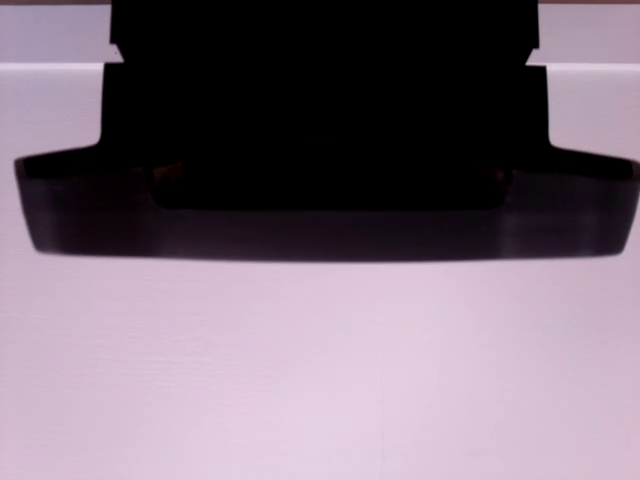
#> input picture frame 49 of vids_distance/15.mp4, 640 x 480 px
$ python vid2images.py
#> lines starting #> are read from the running program, lines starting #| are printed output that depends on the picture; pictures that were not available may be replaced by others from this repository, and a replacement may not be noted
import os
import random
import numpy as np
from imutils import paths
from cv2 import cv2
# Remove files in folders before inserting new ones
remove_only = False  # only remove, do not add new

# !-- SETUP---!
angle = False
classify = True
distance = False

augment_cropp = False  # crop for angle
num_samples_per_class = 1
num_augment = 1
# !-- SETUP END---!


def distance_setup():
    folders = [r"dataset_distance\15\\", r"dataset_distance\30\\", r"dataset_distance\45\\",
               r"dataset_distance\60\\", r"dataset_distance\75\\", r"dataset_distance\90\\",
               r"dataset_distance\105\\", r"dataset_distance\120\\", r"dataset_distance\135\\", r"dataset_distance\150\\"]
    for folder in folders:
        filelist = [f for f in os.listdir(folder) if f.endswith(".png")]
        for f in filelist:
            os.remove(os.path.join(folder, f))

    classes = [[r'vids_distance\15.mp4'],
               [r'vids_distance\30.mp4'],
               [r'vids_distance\45.mp4'],
               [r'vids_distance\60.mp4'],
               [r'vids_distance\75.mp4'],
               [r'vids_distance\90.mp4'],
               [r'vids_distance\105.mp4'],
               [r'vids_distance\120.mp4'],
               [r'vids_distance\135.mp4'],
               [r'vids_distance\150.mp4']]
    return classes, folders


def angle_setup():
    folders = [r"dataset_angle\0\\",
               r"dataset_angle\m11.25\\", r"dataset_angle\m22.5\\", r"dataset_angle\m33.75\\",r"dataset_angle\m45\\",
               r"dataset_angle\p11.25\\", r"dataset_angle\p22.5\\", r"dataset_angle\p33.75\\",r"dataset_angle\p45\\", ]
    for folder in folders:
        filelist = [f for f in os.listdir(folder) if f.endswith(".png")]
        for f in filelist:
            os.remove(os.path.join(folder, f))

    classes = [[r'vids_angle\0.mp4'],
               [r'vids_angle\m11.25.mp4'],
               [r'vids_angle\m22.5.mp4'],
               [r'vids_angle\m33.75.mp4'],
               [r'vids_angle\m45.mp4'],
               [r'vids_angle\p11.25.mp4'],
               [r'vids_angle\p22.5.mp4'],
               [r'vids_angle\p33.75.mp4'],
               [r'vids_angle\p45.mp4']]
    return classes, folders


def classify_setup():
    folders = [r'dataset_classify\station\\', r'dataset_classify\nostation\\']
    for folder in folders:
        filelist = [f for f in os.listdir(folder) if f.endswith(".png")]
        for f in filelist:
            os.remove(os.path.join(folder, f))

    classes = [[r'vids_distance\15.mp4', r'vids_distance\30.mp4', r'vids_distance\45.mp4', r'vids_distance\60.mp4', r'vids_distance\75.mp4', r'vids_distance\90.mp4',
               r'vids_distance\105.mp4',r'vids_distance\120.mp4',r'vids_distance\135.mp4', r'vids_distance\150.mp4',r'vids_angle\0.mp4',r'vids_angle\m11.25.mp4',
               r'vids_angle\m22.5.mp4',r'vids_angle\m33.75.mp4',r'vids_angle\p11.25.mp4', r'vids_angle\p22.5.mp4',r'vids_angle\p33.75.mp4'],
               [r'vid_classify_station\nostation_random.mp4',r'vid_classify_station\nostation_wall.mp4',r'vid_classify_station\nostationLeft.mp4',r'vid_classify_station\nostationRight.mp4']]
    return classes, folders


if angle:
    classes, folders= angle_setup()
elif classify:
    classes, folders= classify_setup()
else:
    classes, folders= distance_setup()
num_images_in_each= []
if not remove_only:
    for i, class_vids in enumerate(classes):
        vid= class_vids[0]
        vidcap= cv2.VideoCapture(vid)
        ret, image= vidcap.read()
#> image is the input picture: shape (480, 640, 3); mean B, G, R 120.3, 108.3, 122.3
        image = cv2.flip(image, 0)
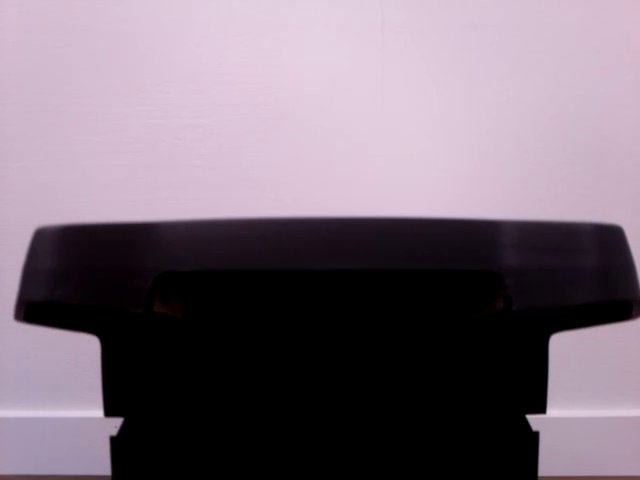
#> image: shape (480, 640, 3); mean B, G, R 120.3, 108.3, 122.3
        count= 0
        directory= folders[i]
        vid_index= 0
        while ret:
            ret, image= vidcap.read()
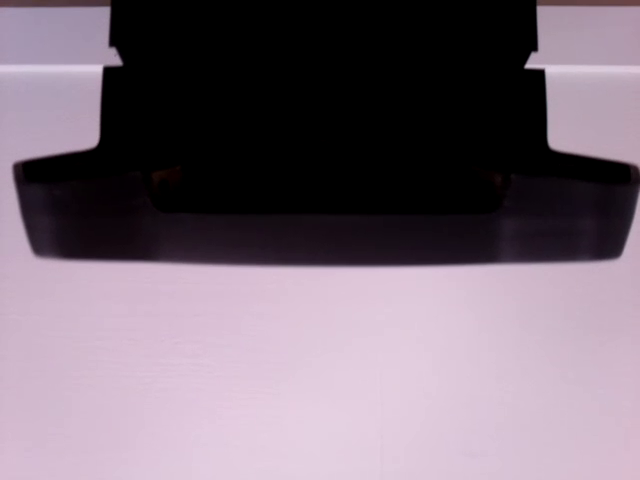
#> input picture frame 50 of vids_distance/15.mp4, 640 x 480 px
#> image is the input picture: shape (480, 640, 3); mean B, G, R 118.8, 107, 120.8
            image = cv2.flip(image, 0)
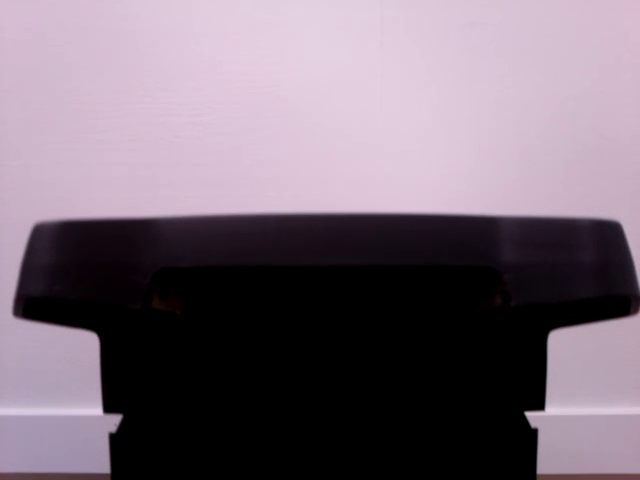
#> image: shape (480, 640, 3); mean B, G, R 118.8, 107, 120.8
            im_num= count
            if len(str(im_num)) == 1:
                num= '0000000'+str(im_num)
            elif len(str(im_num)) == 2:
                num= '000000'+str(im_num)
            elif len(str(im_num)) == 3:
                num= '00000'+str(im_num)
            try:
                image.shape  # just to cehck if it exist
                cv2.imwrite(directory+num+".png", image)
            except:
                print(vid, 'only contains num frames:', count)
                break
            count += 1
            if count == num_samples_per_class:
                break
            if count >= (vid_index+1)*(num_samples_per_class/(len(class_vids))):
                vid_index += 1
                vid= class_vids[vid_index]
                vidcap= cv2.VideoCapture(vid)
        num_images_in_each.append(count)

if angle and augment_cropp:
    for j, directory in enumerate(folders):
        imagePaths= sorted(list(paths.list_images(directory)))
        random.seed(42)
        random.shuffle(imagePaths)
        last_num= num_images_in_each[j]
        for i, file in enumerate(imagePaths):
            y= 0
            img= cv2.imread(file)
            h= img.shape[0]
            rand_float= np.random.uniform(0.7, 0.95)
            w= int(img.shape[1]*rand_float)
            if i % 2 == 0:
                x= img.shape[1]
                crop_img= img[y:y+h, x-w:x]
            else:
                x= 0
                crop_img= img[y:y+h, x:x+w]
            if len(str(last_num+i)) == 1:
                num= '0000000'+str(last_num+i)
            elif len(str(last_num+i)) == 2:
                num= '000000'+str(last_num+i)
            elif len(str(last_num+i)) == 3:
                num= '00000'+str(last_num+i)
            elif len(str(last_num+i)) == 4:
                num= '0000'+str(last_num+i)
            cv2.imwrite(directory+num+".png", crop_img)
            if i >= num_augment:
                break
            # cv2.imshow("cropped", crop_img)
            # cv2.waitKey(0)

$ run again, starting later in the video
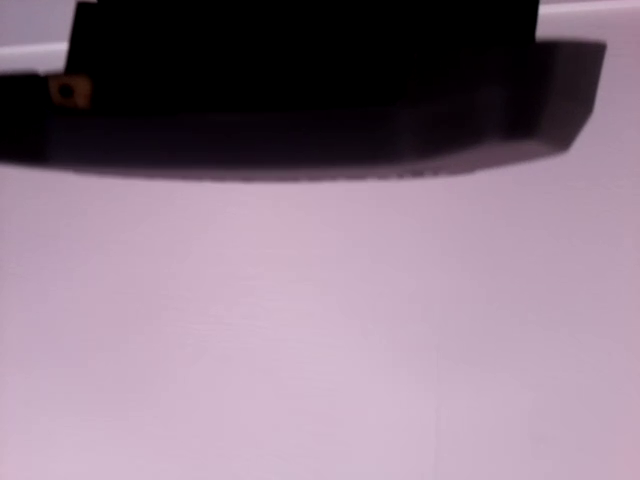
#> input picture frame 222 of vids_distance/15.mp4, 640 x 480 px
#> image is the input picture: shape (480, 640, 3); mean B, G, R 134.9, 119.4, 138.7
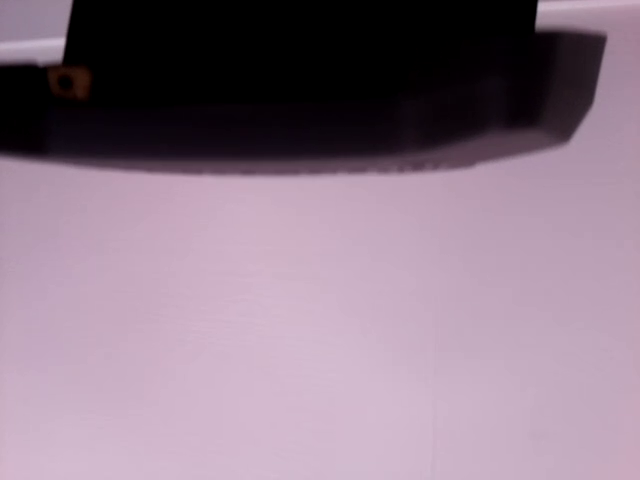
#> input picture frame 223 of vids_distance/15.mp4, 640 x 480 px
#> image is the input picture: shape (480, 640, 3); mean B, G, R 136.9, 121.2, 141
#> `image = cv2.flip(image, 0)`:
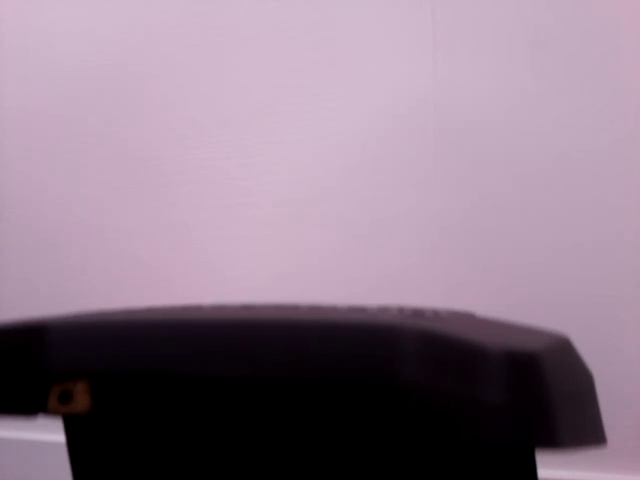
#> image: shape (480, 640, 3); mean B, G, R 136.9, 121.2, 141

$ run again, starting later in the video
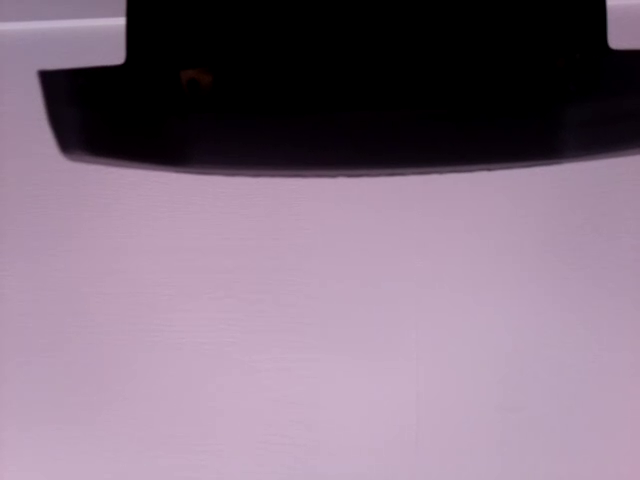
#> input picture frame 396 of vids_distance/15.mp4, 640 x 480 px
#> image is the input picture: shape (480, 640, 3); mean B, G, R 129.2, 111.9, 130.6
#> `image = cv2.flip(image, 0)`:
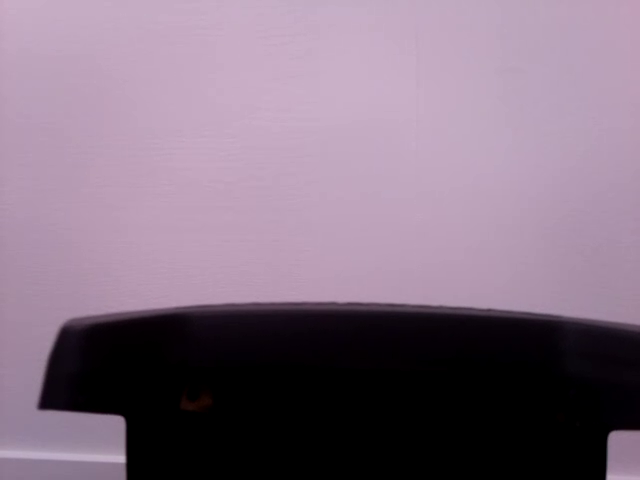
#> image: shape (480, 640, 3); mean B, G, R 129.2, 111.9, 130.6
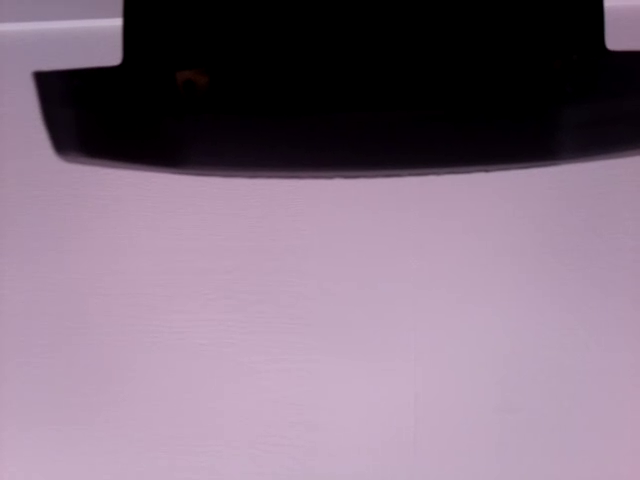
#> input picture frame 397 of vids_distance/15.mp4, 640 x 480 px
#> image is the input picture: shape (480, 640, 3); mean B, G, R 128.5, 111.3, 129.9
